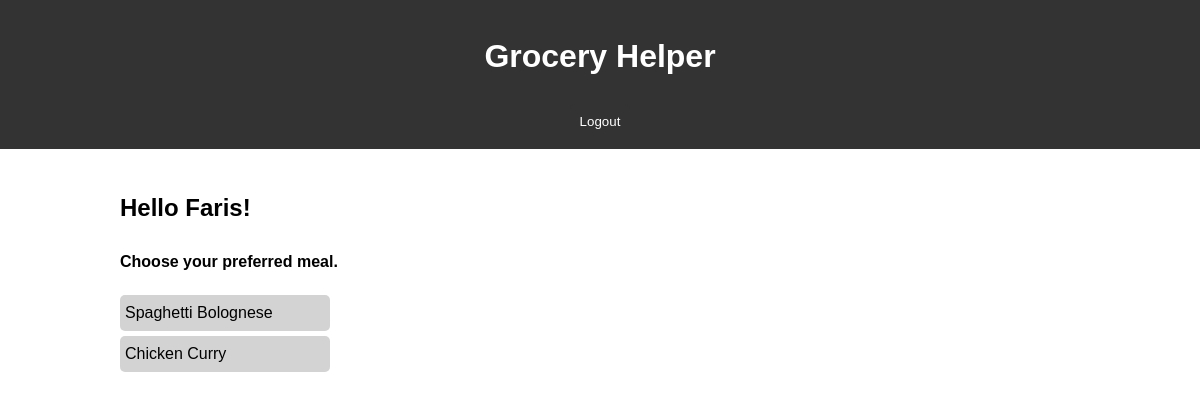
Page /home (signed in) on the earlier database version.
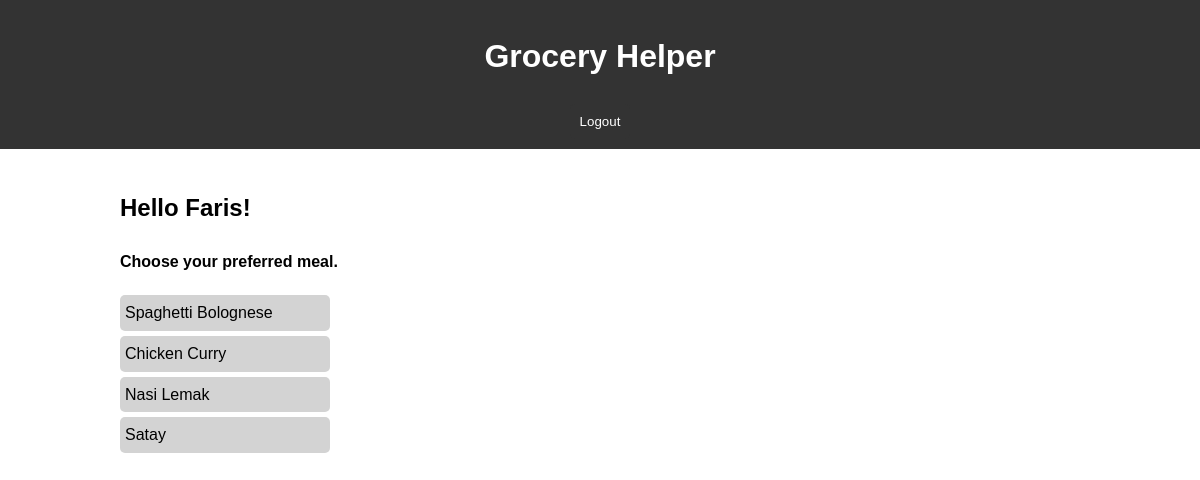
Same page on the later database version.
### tables this page shows
CREATE TABLE meals (
    id INTEGER PRIMARY KEY AUTOINCREMENT,
    name TEXT NOT NULL,
    description TEXT,
    instructions TEXT
);

### app.py (the view)
@app.route('/home')
def home():
    if 'email' not in session:
        return redirect(url_for('login'))
    email = session['email']
    conn = get_db_connection()
    cursor = conn.cursor()
    cursor.execute("SELECT firstname FROM users WHERE email = ?", (email,))
    result = cursor.fetchone()
    firstname = result[0] if result else 'User'
    cursor.execute("SELECT id, name FROM meals")
    meals = cursor.fetchall()
    conn.close()
    return render_template('home.html', meals=meals, firstname=firstname)

### app.py (called while the page is built)
def get_db_connection():
    conn = sqlite3.connect('meals.db')
    conn.row_factory = sqlite3.Row
    return conn

### templates/home.html
{% extends "base.html" %}
{% block content %}
<h2 class="user">Hello {{ firstname }}!</h2>
<h4>Choose your preferred meal.</h4>
<ul>
    {% for meal in meals %}
        <li class="meal"><a href="{{ url_for('meal_details', meal_id=meal[0]) }}">{{ meal[1] }}</a></li>
    {% endfor %}
</ul>
{% endblock %}

Differences in the rows shown:
added meals: name "Nasi Lemak"
added meals: name "Satay"
